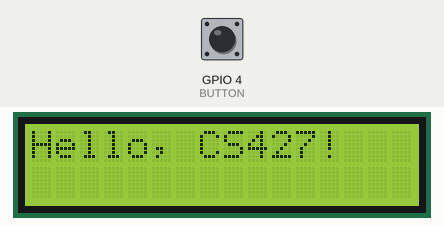
A sketch run on a simulated ESP32. Parts: 16×2 character LCD. The test bench sets the inputs (shaded band); at power-on: GPIO 4 (BUTTON) LOW.

Above: at 4.2 s.
4.3 s: GPIO 4 (BUTTON) pulled HIGH for 1 s
At 6.2 s:
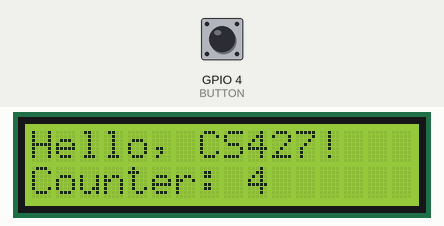
6.8 s: GPIO 4 (BUTTON) pulled HIGH for 0.15 s
At 8.0 s:
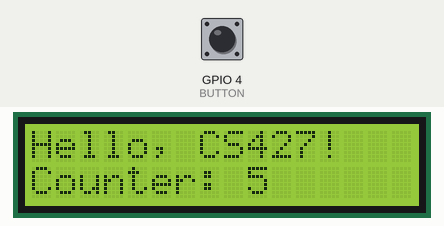
8.4 s: GPIO 4 (BUTTON) pulled HIGH for 0.15 s
At 9.5 s:
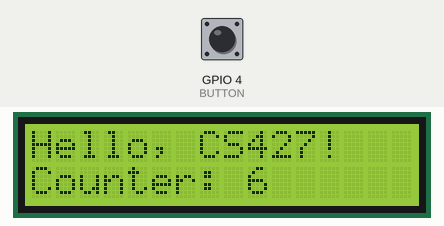
10.0 s: GPIO 4 (BUTTON) pulled HIGH for 1 s
At 11.8 s:
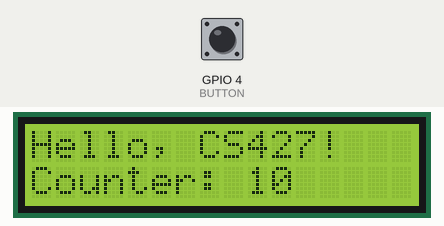
Timing chart, 0 to 13.3 s (numbered marks = the images above; inputs shaded):
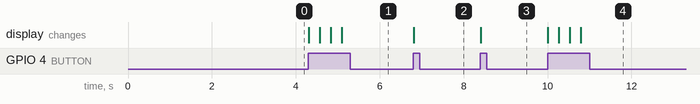

Measured:
- after the input at 4.3 s, the display: first changes at once (image 1 shows a later state)
- after the input at 6.8 s, the display: changes at once (image 2)
- after the input at 8.4 s, the display: changes at once (image 3)
- after the input at 10.0 s, the display: first changes at once (image 4 shows a later state)

The sketch:

liquid_crystal_display.ino
```cpp
/**
 * liquid_crystal_display
 *
 * This was written for the CS427 class at the University of Portland - Internet of Things.
 * The LCD (liquid crystal display) included in the ESP32 kit uses an I2C interface.
 * This requires an additional library to use the device, but makes the circuit layout much
 * simpler and easy to use.
 *
 * This LCD example is implemented with a push button that will increment the counter
 * displayed on the screen. When making an IoT device, you will need to use "sensors" like
 * the button to modify what the "actuators" do.
 *
 * LCD Wires:
 * The layout of the wires should be in small print on the green circuit board. Look for
 * the small set wires along the short edge of the circuit board. Near those pins, there
 * should be a table - the following list shows where to connect each wire, in the format
 * (circuit board pin: ESP32 pin):
 * - GND: Ground/GND
 * - VDD: +5V
 * - SDA: Pin 13
 * - SCL: Pin 14
 *
 * Required Libraries:
 * - LiquidCrystal I2C
 */

// include files
#include <LiquidCrystal_I2C.h>
#include <Wire.h>

// set the SDA and SCL pins - these are the primary communication pins for the I2C protocol
#define SDA 13
#define SCL 14

// set a pin for the button
#define BUTTON 4

// make a counter variable for how many times a button is pushed
int counter = 0;

// initialize the LCD display settings
LiquidCrystal_I2C lcd(0x27,16,2);

void setup() {
  // set the button pin as an input
  pinMode(BUTTON, INPUT);

  // sets up the I2C wires (almost like pinMode for some of the other libraries)
  Wire.begin(SDA, SCL);

  // initialize the LCD drivers
  lcd.init();

  // turn on the LCD's backlight
  lcd.backlight();

  // move the cursor and print a message
  lcd.setCursor(0,0);
  lcd.print("Hello, CS427!");
  delay(3000);
}

void loop() {
  // if the button was pushed...
  if(digitalRead(BUTTON) == HIGH){
    // ...increment the counter and print information
    counter++;
    lcd.setCursor(0,1);
    lcd.print("Counter: ");
    lcd.print(counter);

    // delay so the button doesn't increment the counter too quickly
    delay(250);
  }
}
```
